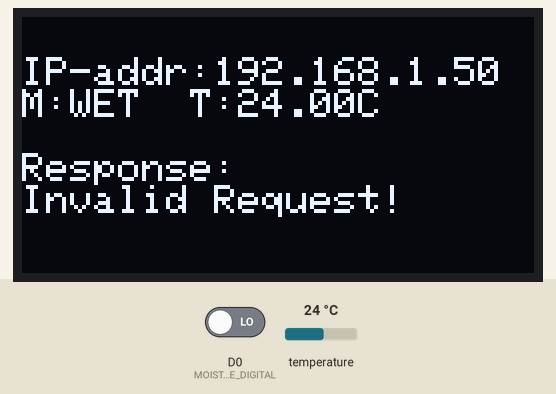
This sketch was run on a simulated ESP8266 (NodeMCU). Parts: 128×64 one-colour display. Inputs (shaded band) come from the test bench; at power-on: D0 (MOISTURE_DIGITAL) LOW, temperature 24 °C. WiFi joins after 1.5 s; servers stay silent unless stated; what the sketch prints to the serial monitor is not drawn.

Above: at 8.4 s.
8.5 s: D0 (MOISTURE_DIGITAL) driven HIGH
At 12.2 s:
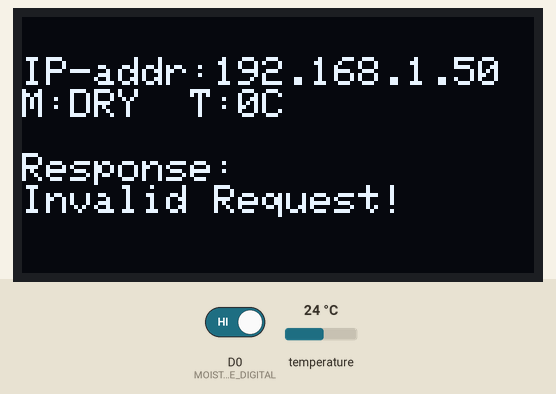
20.3 s: temperature set to 12 °C
At 24.3 s:
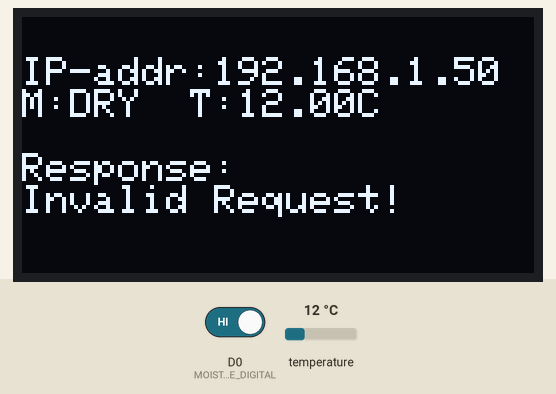
28.3 s: temperature set to 19 °C
36.1 s: D0 (MOISTURE_DIGITAL) driven LOW
At 40.0 s:
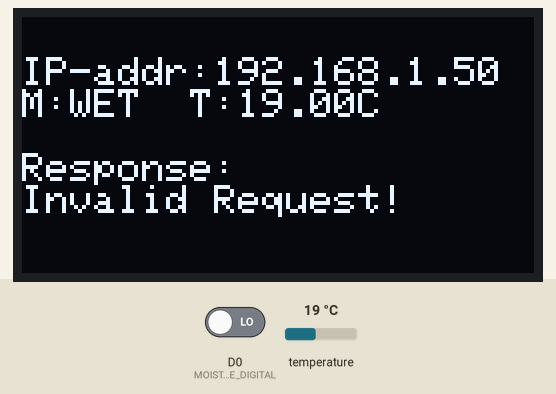
43.8 s: temperature set to 28 °C
At 47.8 s:
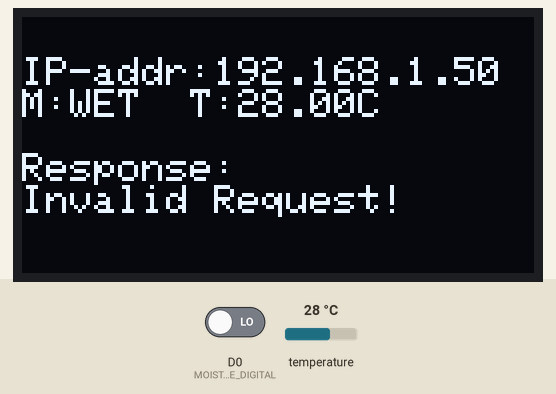
Timing chart, 0 to 49.3 s (numbered marks = the images above; inputs shaded):
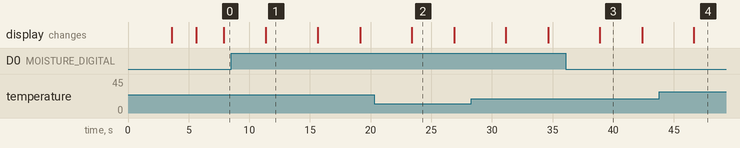

Measured:
- after the input at 8.5 s, the display: changes after 2.9 s (image 1)
- after the input at 20.3 s, the display: changes after 3.1 s (image 2)
- after the input at 36.1 s, the display: changes after 2.8 s (image 3)
- after the input at 43.8 s, the display: changes after 2.9 s (image 4)
- what the display in image 1 shows lasts 4.2 s, from 11.4 s to 15.6 s
- what the display in image 2 shows lasts 3.5 s, from 23.4 s to 26.9 s

The sketch:

nodes.ino
```cpp
#include <ESP8266WiFi.h>
#include <OneWire.h>
#include <Adafruit_GFX.h>
#include <Adafruit_SSD1306.h>
#define SCREEN_WIDTH 128 // OLED display width, in pixels
#define SCREEN_HEIGHT 64 // OLED display height, in pixels

// Declaration for an SSD1306 display connected to I2C (SDA, SCL pins)
Adafruit_SSD1306 display(SCREEN_WIDTH, SCREEN_HEIGHT, &Wire, -1);

const char* ssid = "delta2";
const char* password = "24081999";
byte ledPin = 2;
#define MOISTURE_ANALOG A0  /* Connect Soil moisture analog sensor pin to A0 of NodeMCU */
#define MOISTURE_DIGITAL D0
#define ds18b20 2
String type="",temp="",ipaddr="";
OneWire ds(ds18b20);
IPAddress server(192,168,4,15);     // IP address of the AP
WiFiClient client;

void setup() {
  Serial.begin(9600);
  WiFi.mode(WIFI_STA);
  WiFi.begin(ssid, password);           // connects to the WiFi AP
  Serial.println();
  Serial.println("Connection to the AP");
  while (WiFi.status() != WL_CONNECTED) {
    Serial.print(".");
    delay(500);
  }
  Serial.println();
  Serial.println("Connected");
  Serial.println("station_bare_01.ino");
  Serial.print("LocalIP:"); Serial.println(WiFi.localIP());
  Serial.println("MAC:" + WiFi.macAddress());
  ipaddr=WiFi.localIP().toString();
  Serial.print("Gateway:"); Serial.println(WiFi.gatewayIP());
  Serial.print("AP MAC:"); Serial.println(WiFi.BSSIDstr());
  pinMode(ledPin, OUTPUT);
  delay(2000);
  if(!display.begin(SSD1306_SWITCHCAPVCC, 0x3C)) { // Address 0x3D for 128x64
    Serial.println(F("SSD1306 allocation failed"));
    for(;;);
  }
  delay(2000);
  display.clearDisplay();

  display.setTextSize(1);
  display.setTextColor(WHITE);
  display.setCursor(0, 10);
  display.println("TURNED ON");
  display.display();
}

void displayText(String s){
  display.clearDisplay();
  display.setTextSize(1);
  display.setTextColor(WHITE);
  display.setCursor(0,10);
  display.println(s);
  display.display();
}

void loop() {
  client.connect(server, 80);
  digitalWrite(ledPin, LOW);
  Serial.println("********************************");
//  type=readAnalogMoisture();
  type=readDigitalMoisture();
  temp=temperature();
  Serial.print("Byte sent to the AP: ");
//  Serial.println(client.print(String(moisture_percentage)+"\r"));
  Serial.println(client.print(type+","+temp+","+ipaddr+"\r"));
  String answer = client.readStringUntil('\r');
  String ans;
  if(answer=="0"){ans="Don't water it!";}
  else if(answer=="1"){ans="Water it!";}
  else{ans="Invalid Request!";}
  Serial.println("From the AP: " + ans);
  client.flush();
  digitalWrite(ledPin, HIGH);
  client.stop();
  displayText("IP-addr:"+ipaddr+"\nM:"+type+"  T:"+temp+"C\n\nResponse:\n"+ans);
  delay(2000);
}


String readDigitalMoisture() {
  int val=digitalRead(MOISTURE_DIGITAL);
  Serial.println("Soil Moisture = "+String(val));
  if (val) {
    return "DRY";
  } else {
    return "WET";
  }
}

String readAnalogMoisture(){
  float a0=analogRead(MOISTURE_ANALOG);
  float moisture_percentage = ( 100.00 - ( (a0/1023.00) * 100.00 ) );
  a0= a0/10;
  Serial.println("Soil Moisture = "+String(a0));
  if(a0<50){
    return "WET";
  }else{
    return "DRY";
  }
}

String temperature(){
 byte i;
 byte present = 0;
 byte type_s;
 byte data[12];
 byte addr[8];
 float celsius, fahrenheit;

 if ( !ds.search(addr)) {
 /// Serial.println("No more addresses.");
 /// Serial.println();
 ds.reset_search();
 delay(250);
 return String(0);;
 }
 if ( ds.search(addr)) {
 Serial.println("fallo");
 }

 for( i = 0; i < 8; i++) {
 addr[i];
 }
 if (OneWire::crc8(addr, 7) != addr[7]) {
 Serial.println("CRC is not valid!");
 return String(0);
 }

 // the first ROM byte indicates which chip
 switch (addr[0]) {
 case 0x10:

 type_s = 1;
 break;
 case 0x28:

 type_s = 0;
 break;
 case 0x22:
 // Serial.println(" Chip = DS1822");
 type_s = 0;
 break;
 default:
 Serial.println("Device is not a DS18x20 family device.");

 return String(0);
 }

 ds.reset();
 ds.select(addr);
 ds.write(0x44, 1);
  delay(1000);

 present = ds.reset();
 ds.select(addr);
 ds.write(0xBE);

 //Serial.println("Paso 7");

 for ( i = 0; i < 9; i++) {
 data[i] = ds.read();
 }

 OneWire::crc8(data, 8);

 int16_t raw = (data[1] << 8) | data[0];
 if (type_s) {
 raw = raw << 3;
 if (data[7] == 0x10) {
 raw = (raw & 0xFFF0) + 12 - data[6]; }
 } else {
 byte cfg = (data[4] & 0x60);

 if (cfg == 0x00) raw = raw & ~7; // 9 bit resolution, 93.75 ms
 else if (cfg == 0x20) raw = raw & ~3; // 10 bit res, 187.5 ms
 else if (cfg == 0x40) raw = raw & ~1; // 11 bit res, 375 ms
  }

 float celsius_web;
 celsius = (float)raw / 16.0;

 if (isnan(celsius)) {
 Serial.println("isnan");
 }

 Serial.println("Temperature: "+String(celsius));
 return String(celsius);
}
```
